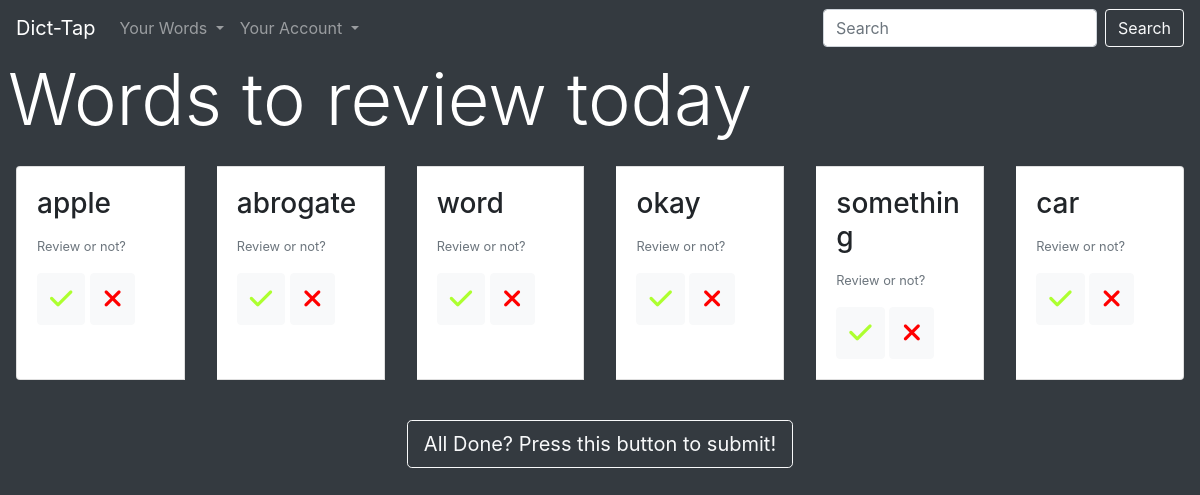
/practice (signed in), run on the app's committed database.
### flaskapp/models.py (models this page shows, shortened)
class Word(db.Model):
    id = db.Column(db.Integer, primary_key=True)
    word = db.Column(db.String(45), unique=True, nullable=False)
    time = db.Column(db.DateTime, nullable=False, default=datetime.utcnow)
    due_date = db.Column(db.DateTime, nullable=False)
    user_id = db.Column(db.Integer, db.ForeignKey('user.id'), nullable=False)
    level = db.Column(db.Integer, nullable=False)

### flaskapp/routes.py (the view)
@app.route("/practice")
@login_required
def practice():
    if request.method == 'POST':
        output_word = request.form['search_word']
        return redirect(url_for('search', word=output_word))
    else:
        user_words = User.query.get(current_user.id).words
        due_today = []
        for word in user_words:
            if (word.due_date.date() <= datetime.today().date()):
                due_today.append(word)
        return render_template('practice.html', name='practice', background_color="rgb(52,58,64)", words_due_today=due_today, js_file="practice.js")

### flaskapp/models.py (called while the page is built)
@login_manager.user_loader
def load_user(user_id):
    return User.query.get(int(user_id))

### flaskapp/templates/practice.html
{% extends "layout3.html" %}
{% block a %}
    {% if words_due_today != [] %}
        <h1 class="display-3 ml-2" style="color: white">Words to review today</h1>
        <div class="card-group">
            {% set index = 0 %}
            {% for word in words_due_today %}
                <div class="card m-3" id="{{ loop.index }}">
                    <div class="card-body">
                        <h3 class="card-title">{{ word.word }}</h3>
                        <p class="card-text"><small class="text-muted">Review or not?</small></p>
                        <button type="button" class="btn btn-light" id="{{ 'b' + loop.index|string }}">
                        <span style="color:greenyellow; font-size: 160%">
                        <i class="fas fa-check"></i>
                        </span>
                        </button>
                        <button type="button" class="btn btn-light" id="{{ 'c' + loop.index|string }}">
                            <span style="color: red; font-size: 160%;">
                                <i class="fas fa-times"></i>
                            </span>
                        </button>
                    </div>
                </div>
            {% set index = index + 1 %}
            {% endfor %}
        </div>
            <div class="text-center" >
                <button type="button" id="submit" class="btn btn-dark btn-outline-light btn-lg mt-4">
                All Done? Press this button to submit!
                </button>
            </div>
    {% else %}
        <h1 class="display-1 ">No words today! Enjoy the rest of your day</h1>
{% endif %}
{% endblock a %}

### data on the page
Word: word "apple"
Word: word "abrogate"
Word: word "word"
Word: word "okay"
Word: word "something"
Word: word "car"
